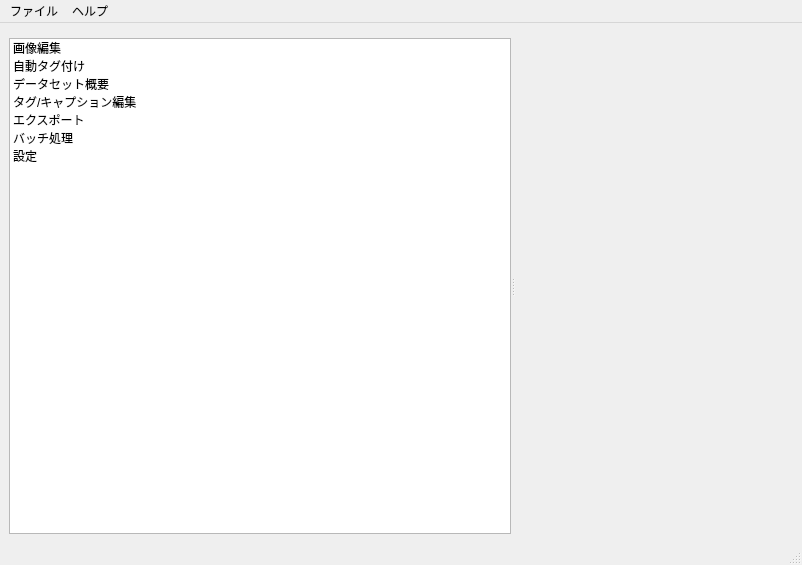
<?xml version="1.0" encoding="UTF-8"?>
<ui version="4.0">
 <class>MainWindow</class>
 <widget class="QMainWindow" name="mainWindow">
  <property name="geometry">
   <rect>
    <x>0</x>
    <y>0</y>
    <width>802</width>
    <height>565</height>
   </rect>
  </property>
  <property name="windowTitle">
   <string>画像処理アプリケーション</string>
  </property>
  <widget class="QWidget" name="centralWidget">
   <layout class="QVBoxLayout" name="verticalLayout">
    <item>
     <widget class="DirectoryPickerWidget" name="datasetSelector" native="true"/>
    </item>
    <item>
     <widget class="QSplitter" name="mainWindowSplitter">
      <property name="sizePolicy">
       <sizepolicy hsizetype="Expanding" vsizetype="Expanding">
        <horstretch>2</horstretch>
        <verstretch>0</verstretch>
       </sizepolicy>
      </property>
      <property name="orientation">
       <enum>Qt::Orientation::Horizontal</enum>
      </property>
      <widget class="QListWidget" name="sidebarList">
       <property name="maximumSize">
        <size>
         <width>512</width>
         <height>16777215</height>
        </size>
       </property>
       <item>
        <property name="text">
         <string>画像編集</string>
        </property>
       </item>
       <item>
        <property name="text">
         <string>自動タグ付け</string>
        </property>
       </item>
       <item>
        <property name="text">
         <string>データセット概要</string>
        </property>
       </item>
       <item>
        <property name="text">
         <string>タグ/キャプション編集</string>
        </property>
       </item>
       <item>
        <property name="text">
         <string>エクスポート</string>
        </property>
       </item>
       <item>
        <property name="text">
         <string>バッチ処理</string>
        </property>
       </item>
       <item>
        <property name="text">
         <string>設定</string>
        </property>
       </item>
      </widget>
      <widget class="QStackedWidget" name="contentStackedWidget">
       <property name="currentIndex">
        <number>0</number>
       </property>
       <widget class="ImageEditWidget" name="pageImageEdit"/>
       <widget class="ImageTaggerWidget" name="pageImageTagger"/>
       <widget class="DatasetOverviewWidget" name="pageDatasetOverview"/>
       <widget class="QWidget" name="pageTagCaptionEdit">
        <layout class="QVBoxLayout" name="verticalLayoutTagCaptionEdit">
         <item>
          <widget class="QLabel" name="labelTagCaptionEditTitle">
           <property name="text">
            <string>タグ/キャプション編集</string>
           </property>
          </widget>
         </item>
        </layout>
       </widget>
       <widget class="DatasetExportWidget" name="pageExport"/>
       <widget class="QWidget" name="pageBatch">
        <layout class="QVBoxLayout" name="verticalLayout_2">
         <item>
          <widget class="QLabel" name="labelBatch">
           <property name="text">
            <string>バッチ処理</string>
           </property>
          </widget>
         </item>
        </layout>
       </widget>
       <widget class="SettingsWidget" name="pageSettings"/>
      </widget>
     </widget>
    </item>
   </layout>
  </widget>
  <widget class="QMenuBar" name="menuBar">
   <property name="geometry">
    <rect>
     <x>0</x>
     <y>0</y>
     <width>802</width>
     <height>33</height>
    </rect>
   </property>
   <widget class="QMenu" name="menuFile">
    <property name="title">
     <string>ファイル</string>
    </property>
    <addaction name="actionOpen"/>
    <addaction name="actionSave"/>
    <addaction name="actionExit"/>
   </widget>
   <widget class="QMenu" name="menuHelp">
    <property name="title">
     <string>ヘルプ</string>
    </property>
    <addaction name="actionAbout"/>
   </widget>
   <addaction name="menuFile"/>
   <addaction name="menuHelp"/>
  </widget>
  <widget class="QStatusBar" name="statusBar"/>
  <action name="actionOpen">
   <property name="text">
    <string>開く</string>
   </property>
  </action>
  <action name="actionSave">
   <property name="text">
    <string>保存</string>
   </property>
  </action>
  <action name="actionExit">
   <property name="text">
    <string>終了</string>
   </property>
  </action>
  <action name="actionAbout">
   <property name="text">
    <string>このアプリについて</string>
   </property>
  </action>
 </widget>
 <customwidgets>
  <customwidget>
   <class>DirectoryPickerWidget</class>
   <extends>QWidget</extends>
   <header>..widgets.directory_picker</header>
   <container>1</container>
  </customwidget>
  <customwidget>
   <class>DatasetOverviewWidget</class>
   <extends>QWidget</extends>
   <header>gui.window.overview</header>
   <container>1</container>
  </customwidget>
  <customwidget>
   <class>ImageEditWidget</class>
   <extends>QWidget</extends>
   <header>gui.window.edit</header>
   <container>1</container>
  </customwidget>
  <customwidget>
   <class>ImageTaggerWidget</class>
   <extends>QWidget</extends>
   <header>gui.window.tagger</header>
   <container>1</container>
  </customwidget>
  <customwidget>
   <class>DatasetExportWidget</class>
   <extends>QWidget</extends>
   <header>gui.window.export</header>
   <container>1</container>
  </customwidget>
  <customwidget>
   <class>SettingsWidget</class>
   <extends>QWidget</extends>
   <header>gui.window.settings</header>
   <container>1</container>
  </customwidget>
 </customwidgets>
 <resources/>
 <connections/>
</ui>
